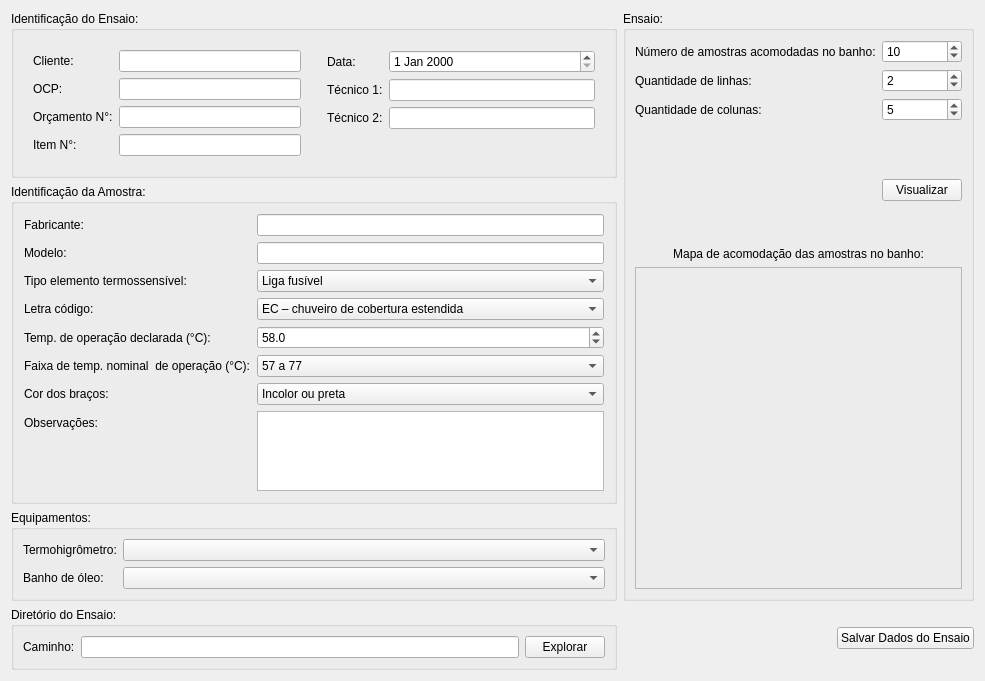
      <widget class="QWidget" name="tab">
       <attribute name="title">
        <string>Dados do Ensaio</string>
       </attribute>
       <layout class="QGridLayout" name="gridLayout_7" rowstretch="1,0,0,0" columnstretch="0,0">
        <item row="1" column="0">
         <widget class="QGroupBox" name="id_amostra">
          <property name="title">
           <string>Identificação da Amostra:</string>
          </property>
          <layout class="QFormLayout" name="formLayout_2">
           <property name="leftMargin">
            <number>10</number>
           </property>
           <property name="topMargin">
            <number>10</number>
           </property>
           <property name="rightMargin">
            <number>10</number>
           </property>
           <property name="bottomMargin">
            <number>10</number>
           </property>
           <item row="0" column="0">
            <widget class="QLabel" name="lblDescricao">
             <property name="text">
              <string>Fabricante:</string>
             </property>
            </widget>
           </item>
           <item row="0" column="1">
            <widget class="QLineEdit" name="txtFabricante">
             <property name="maxLength">
              <number>256</number>
             </property>
            </widget>
           </item>
           <item row="1" column="0">
            <widget class="QLabel" name="label_9">
             <property name="text">
              <string>Modelo:</string>
             </property>
            </widget>
           </item>
           <item row="1" column="1">
            <widget class="QLineEdit" name="txtModelo">
             <property name="maxLength">
              <number>256</number>
             </property>
            </widget>
           </item>
           <item row="2" column="0">
            <widget class="QLabel" name="lblTipo">
             <property name="text">
              <string>Tipo elemento termossensível:</string>
             </property>
            </widget>
           </item>
           <item row="2" column="1">
            <widget class="QComboBox" name="cbTipo">
             <property name="maxCount">
              <number>10</number>
             </property>
             <item>
              <property name="text">
               <string>Liga fusível</string>
              </property>
             </item>
             <item>
              <property name="text">
               <string>Ampola de vidro</string>
              </property>
             </item>
            </widget>
           </item>
           <item row="4" column="0">
            <widget class="QLabel" name="label_8">
             <property name="text">
              <string>Temp. de operação declarada (°C):</string>
             </property>
            </widget>
           </item>
           <item row="4" column="1">
            <widget class="QDoubleSpinBox" name="sb_tempNominal">
             <property name="showGroupSeparator" stdset="0">
              <bool>false</bool>
             </property>
             <property name="decimals">
              <number>1</number>
             </property>
             <property name="maximum">
              <double>500.000000000000000</double>
             </property>
             <property name="value">
              <double>58.000000000000000</double>
             </property>
            </widget>
           </item>
           <item row="5" column="0">
            <widget class="QLabel" name="label_10">
             <property name="text">
              <string>Faixa de temp. nominal  de operação (°C):</string>
             </property>
            </widget>
           </item>
           <item row="5" column="1">
            <widget class="QComboBox" name="cbFaixaTemp">
             <item>
              <property name="text">
               <string>57 a 77</string>
              </property>
             </item>
             <item>
              <property name="text">
               <string>79 a 107</string>
              </property>
             </item>
             <item>
              <property name="text">
               <string>121 a 149</string>
              </property>
             </item>
             <item>
              <property name="text">
               <string>163 a 191</string>
              </property>
             </item>
             <item>
              <property name="text">
               <string>204 a 246</string>
              </property>
             </item>
             <item>
              <property name="text">
               <string>260 a 302</string>
              </property>
             </item>
             <item>
              <property name="text">
               <string>320 a 343</string>
              </property>
             </item>
             <item>
              <property name="text">
               <string>Outro</string>
              </property>
             </item>
            </widget>
           </item>
           <item row="3" column="0">
            <widget class="QLabel" name="label_11">
             <property name="text">
              <string>Letra código:</string>
             </property>
            </widget>
           </item>
           <item row="3" column="1">
            <widget class="QComboBox" name="cbLetraCod">
             <item>
              <property name="text">
               <string>EC – chuveiro de cobertura estendida</string>
              </property>
             </item>
             <item>
              <property name="text">
               <string>QR – chuveiro de resposta rápida</string>
              </property>
             </item>
             <item>
              <property name="text">
               <string>SU ou SSU ou F – chuveiro em pé tipo spray</string>
              </property>
             </item>
             <item>
              <property name="text">
               <string>SP ou SSP ou H – chuveiro pendente tipo spray</string>
              </property>
             </item>
             <item>
              <property name="text">
               <string>WU – chuveiro lateral pendente</string>
              </property>
             </item>
             <item>
              <property name="text">
               <string>WUP – chuveiro lateral em pé</string>
              </property>
             </item>
             <item>
              <property name="text">
               <string>WH ou LH – chuveiro lateral horizontal</string>
              </property>
             </item>
             <item>
              <property name="text">
               <string>ESFR – chuveiro de supressão imediata e resposta rápida</string>
              </property>
             </item>
             <item>
              <property name="text">
               <string>Não aplicável</string>
              </property>
             </item>
            </widget>
           </item>
           <item row="6" column="0">
            <widget class="QLabel" name="lblCores">
             <property name="text">
              <string>Cor dos braços:</string>
             </property>
            </widget>
           </item>
           <item row="6" column="1">
            <widget class="QComboBox" name="cbCores">
             <item>
              <property name="text">
               <string>Incolor ou preta</string>
              </property>
             </item>
             <item>
              <property name="text">
               <string>Branca</string>
              </property>
             </item>
             <item>
              <property name="text">
               <string>Azul</string>
              </property>
             </item>
             <item>
              <property name="text">
               <string>Vermelha</string>
              </property>
             </item>
             <item>
              <property name="text">
               <string>Verde</string>
              </property>
             </item>
             <item>
              <property name="text">
               <string>Laranja</string>
              </property>
             </item>
             <item>
              <property name="text">
               <string>Outro</string>
              </property>
             </item>
            </widget>
           </item>
           <item row="7" column="0">
            <widget class="QLabel" name="label_24">
             <property name="text">
              <string>Observações:</string>
             </property>
            </widget>
           </item>
           <item row="7" column="1">
            <widget class="QPlainTextEdit" name="txtObservacoes">
             <property name="maximumSize">
              <size>
               <width>16777215</width>
               <height>80</height>
              </size>
             </property>
            </widget>
           </item>
          </layout>
         </widget>
        </item>
        <item row="2" column="0">
         <widget class="QGroupBox" name="id_equips">
          <property name="title">
           <string>Equipamentos:</string>
          </property>
          <layout class="QFormLayout" name="formLayout_3">
           <item row="0" column="0">
            <widget class="QLabel" name="tCnico2Label_2">
             <property name="text">
              <string>Termohigrômetro:</string>
             </property>
            </widget>
           </item>
           <item row="0" column="1">
            <widget class="QComboBox" name="cbTermohigrometro"/>
           </item>
           <item row="1" column="0">
            <widget class="QLabel" name="label_7">
             <property name="text">
              <string>Banho de óleo:</string>
             </property>
            </widget>
           </item>
           <item row="1" column="1">
            <widget class="QComboBox" name="cbBanhoOleo"/>
           </item>
          </layout>
         </widget>
        </item>
        <item row="0" column="0">
         <widget class="QGroupBox" name="id_ensaio">
          <property name="title">
           <string>Identificação do Ensaio:</string>
          </property>
          <layout class="QHBoxLayout" name="horizontalLayout" stretch="2,2">
           <item>
            <layout class="QFormLayout" name="formLayout">
             <property name="leftMargin">
              <number>10</number>
             </property>
             <property name="topMargin">
              <number>10</number>
             </property>
             <property name="rightMargin">
              <number>10</number>
             </property>
             <property name="bottomMargin">
              <number>10</number>
             </property>
             <item row="0" column="0">
              <widget class="QLabel" name="lblCliente">
               <property name="text">
                <string>Cliente:</string>
               </property>
              </widget>
             </item>
             <item row="0" column="1">
              <widget class="QLineEdit" name="txtCliente">
               <property name="maxLength">
                <number>256</number>
               </property>
               <property name="frame">
                <bool>true</bool>
               </property>
               <property name="cursorMoveStyle">
                <enum>Qt::LogicalMoveStyle</enum>
               </property>
               <property name="clearButtonEnabled">
                <bool>false</bool>
               </property>
              </widget>
             </item>
             <item row="1" column="1">
              <widget class="QLineEdit" name="txtOCP">
               <property name="text">
                <string/>
               </property>
               <property name="maxLength">
                <number>256</number>
               </property>
              </widget>
             </item>
             <item row="2" column="1">
              <widget class="QLineEdit" name="txtOrcamento">
               <property name="text">
                <string/>
               </property>
               <property name="maxLength">
                <number>256</number>
               </property>
              </widget>
             </item>
             <item row="3" column="1">
              <widget class="QLineEdit" name="txtItem">
               <property name="text">
                <string/>
               </property>
               <property name="maxLength">
                <number>256</number>
               </property>
              </widget>
             </item>
             <item row="1" column="0">
              <widget class="QLabel" name="lblOCP">
               <property name="text">
                <string>OCP:</string>
               </property>
              </widget>
             </item>
             <item row="2" column="0">
              <widget class="QLabel" name="lblOrcamento">
               <property name="text">
                <string>Orçamento N°:</string>
               </property>
              </widget>
             </item>
             <item row="3" column="0">
              <widget class="QLabel" name="lblItem">
               <property name="text">
                <string>Item N°:</string>
               </property>
              </widget>
             </item>
            </layout>
           </item>
           <item>
            <layout class="QFormLayout" name="formLayout_4">
             <property name="sizeConstraint">
              <enum>QLayout::SetNoConstraint</enum>
             </property>
             <property name="fieldGrowthPolicy">
              <enum>QFormLayout::AllNonFixedFieldsGrow</enum>
             </property>
             <property name="leftMargin">
              <number>10</number>
             </property>
             <property name="topMargin">
              <number>10</number>
             </property>
             <property name="rightMargin">
              <number>10</number>
             </property>
             <property name="bottomMargin">
              <number>10</number>
             </property>
             <item row="0" column="0">
              <widget class="QLabel" name="lblData">
               <property name="text">
                <string>Data:</string>
               </property>
              </widget>
             </item>
             <item row="0" column="1">
              <widget class="QDateEdit" name="dateData">
               <property name="sizePolicy">
                <sizepolicy hsizetype="Expanding" vsizetype="Fixed">
                 <horstretch>0</horstretch>
                 <verstretch>0</verstretch>
                </sizepolicy>
               </property>
              </widget>
             </item>
             <item row="1" column="0">
              <widget class="QLabel" name="lblTec1">
               <property name="text">
                <string>Técnico 1:</string>
               </property>
              </widget>
             </item>
             <item row="2" column="0">
              <widget class="QLabel" name="lblTec2">
               <property name="text">
                <string>Técnico 2:</string>
               </property>
              </widget>
             </item>
             <item row="1" column="1">
              <widget class="QLineEdit" name="txtTec1">
               <property name="maxLength">
                <number>256</number>
               </property>
              </widget>
             </item>
             <item row="2" column="1">
              <widget class="QLineEdit" name="txtTec2">
               <property name="maxLength">
                <number>256</number>
               </property>
              </widget>
             </item>
            </layout>
           </item>
          </layout>
         </widget>
        </item>
        <item row="0" column="1" rowspan="3">
         <widget class="QGroupBox" name="groupBox">
          <property name="title">
           <string>Ensaio:</string>
          </property>
          <layout class="QVBoxLayout" name="verticalLayout_5" stretch="1,0,0,2">
           <item>
            <layout class="QFormLayout" name="formLayout_6">
             <item row="0" column="1">
              <widget class="QSpinBox" name="sb_numAmostras">
               <property name="maximum">
                <number>50</number>
               </property>
               <property name="value">
                <number>10</number>
               </property>
              </widget>
             </item>
             <item row="1" column="0">
              <widget class="QLabel" name="label_18">
               <property name="text">
                <string>Quantidade de linhas:</string>
               </property>
              </widget>
             </item>
             <item row="1" column="1">
              <widget class="QSpinBox" name="sb_qntLinhas">
               <property name="minimum">
                <number>1</number>
               </property>
               <property name="maximum">
                <number>10</number>
               </property>
               <property name="value">
                <number>2</number>
               </property>
              </widget>
             </item>
             <item row="2" column="0">
              <widget class="QLabel" name="label_19">
               <property name="text">
                <string>Quantidade de colunas:</string>
               </property>
              </widget>
             </item>
             <item row="2" column="1">
              <widget class="QSpinBox" name="sb_qntCols">
               <property name="minimum">
                <number>1</number>
               </property>
               <property name="maximum">
                <number>10</number>
               </property>
               <property name="value">
                <number>5</number>
               </property>
              </widget>
             </item>
             <item row="0" column="0">
              <widget class="QLabel" name="label_17">
               <property name="text">
                <string>Número de amostras acomodadas no banho:</string>
               </property>
              </widget>
             </item>
             <item row="3" column="0">
              <spacer name="verticalSpacer">
               <property name="orientation">
                <enum>Qt::Vertical</enum>
               </property>
               <property name="sizeHint" stdset="0">
                <size>
                 <width>20</width>
                 <height>40</height>
                </size>
               </property>
              </spacer>
             </item>
             <item row="4" column="1">
              <widget class="QPushButton" name="btn_Visualizar">
               <property name="text">
                <string>Visualizar</string>
               </property>
              </widget>
             </item>
            </layout>
           </item>
           <item>
            <spacer name="verticalSpacer_2">
             <property name="orientation">
              <enum>Qt::Vertical</enum>
             </property>
             <property name="sizeHint" stdset="0">
              <size>
               <width>20</width>
               <height>40</height>
              </size>
             </property>
            </spacer>
           </item>
           <item>
            <widget class="QLabel" name="label_20">
             <property name="text">
              <string>Mapa de acomodação das amostras no banho:</string>
             </property>
             <property name="alignment">
              <set>Qt::AlignCenter</set>
             </property>
            </widget>
           </item>
           <item>
            <widget class="QFrame" name="layoutPreview">
             <property name="sizePolicy">
              <sizepolicy hsizetype="Preferred" vsizetype="Preferred">
               <horstretch>0</horstretch>
               <verstretch>0</verstretch>
              </sizepolicy>
             </property>
             <property name="minimumSize">
              <size>
               <width>0</width>
               <height>0</height>
              </size>
             </property>
             <property name="maximumSize">
              <size>
               <width>10000</width>
               <height>500</height>
              </size>
             </property>
             <property name="layoutDirection">
              <enum>Qt::LeftToRight</enum>
             </property>
             <property name="frameShape">
              <enum>QFrame::StyledPanel</enum>
             </property>
             <property name="frameShadow">
              <enum>QFrame::Raised</enum>
             </property>
             <property name="name" stdset="0">
              <string>frame</string>
             </property>
             <layout class="QVBoxLayout" name="verticalLayout_6">
              <item>
               <widget class="QWidget" name="previewArea" native="true"/>
              </item>
             </layout>
            </widget>
           </item>
          </layout>
         </widget>
        </item>
        <item row="3" column="1">
         <layout class="QHBoxLayout" name="horizontalLayout_4">
          <item>
           <spacer name="horizontalSpacer_2">
            <property name="orientation">
             <enum>Qt::Horizontal</enum>
            </property>
            <property name="sizeHint" stdset="0">
             <size>
              <width>40</width>
              <height>20</height>
             </size>
            </property>
           </spacer>
          </item>
          <item>
           <widget class="QPushButton" name="btnSaveEnsaio">
            <property name="text">
             <string>Salvar Dados do Ensaio</string>
            </property>
            <property name="icon">
             <iconset>
              <normaloff>../.designer/backup/imgs/16x16/save.png</normaloff>../.designer/backup/imgs/16x16/save.png</iconset>
            </property>
            <property name="autoDefault">
             <bool>false</bool>
            </property>
           </widget>
          </item>
         </layout>
        </item>
        <item row="3" column="0">
         <widget class="QGroupBox" name="groupBox_3">
          <property name="title">
           <string>Diretório do Ensaio:</string>
          </property>
          <layout class="QVBoxLayout" name="verticalLayout_7">
           <item>
            <layout class="QHBoxLayout" name="horizontalLayout_8">
             <item>
              <widget class="QLabel" name="label_26">
               <property name="text">
                <string>Caminho:</string>
               </property>
              </widget>
             </item>
             <item>
              <widget class="QLineEdit" name="txtPastaEnsaio">
               <property name="readOnly">
                <bool>true</bool>
               </property>
              </widget>
             </item>
             <item>
              <widget class="QPushButton" name="btnBuscarPasta">
               <property name="text">
                <string>Explorar</string>
               </property>
              </widget>
             </item>
            </layout>
           </item>
          </layout>
         </widget>
        </item>
       </layout>
      </widget>
